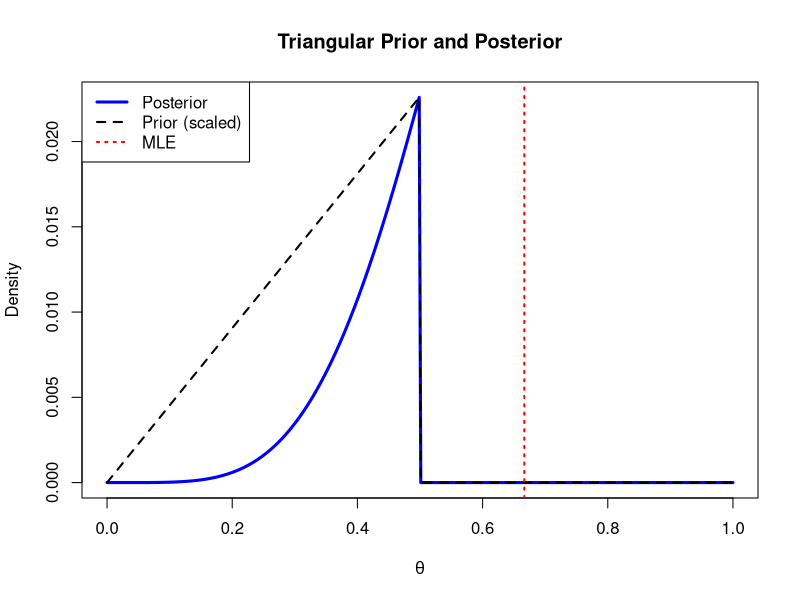

Source code (R):
T <- 6 # number of trials
theta <- 0.7 # true parameter value
y <- rbinom(T, size = 1, prob = theta) # simulate data
ST <- sum(y) # number of successes

x <- seq(0, 1, length.out = 400) # grid of theta values

prior_vals <- ifelse(x >= 0 & x <= 0.5, 8 * x, 0) # prior triangular

lik_vals <- dbeta(x, ST + 1, T - ST + 1) # likelihood (Beta)

post_vals <- prior_vals * lik_vals # unnormalized posterior
 
post_vals <- post_vals / sum(post_vals) # normalize posterior using sum instead of integrate due to discrete grid(400) Riemann sum approximation :)

mle <- ST / T # maximum likelihood estimate for plotting purposes



# Plot prior and posterior
plot(x, post_vals,
     type = "l",
     col = "blue",
     lwd = 3,
     ylim = c(0, max(post_vals)),
     main = "Triangular Prior and Posterior",
     xlab = expression(theta),
     ylab = "Density")

lines(x, prior_vals / max(prior_vals) * max(post_vals),
      col = "black", lty = 2, lwd = 2)

abline(v = mle, col = "red", lwd = 2, lty = 3)

legend("topleft",
       legend = c("Posterior", "Prior (scaled)", "MLE"),
       col = c("blue", "black", "red"),
       lty = c(1, 2, 3),
       lwd = c(3, 2, 2))
